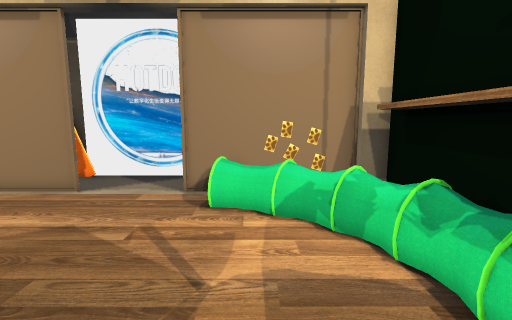
[1] (above)

16 first-person views from a walk through a Unity game level. The camera is 1.4 m above the floor, tilts 8° down and sees 85° across. The floor is counted in squares, 0.5 m on a side. Each view is taken from the middle of a square. On the plan, view 1 faces up. The plan holds only what a view shows up to about 19 squares ahead; the rest is blank. The place goes on beyond the plan.

[2]
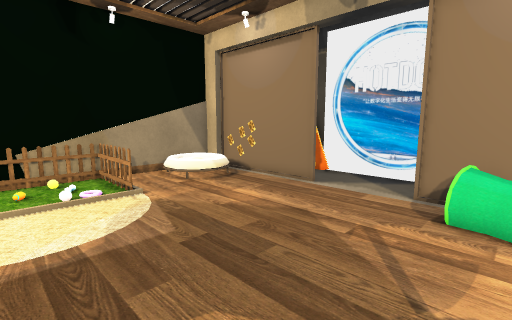

[3]
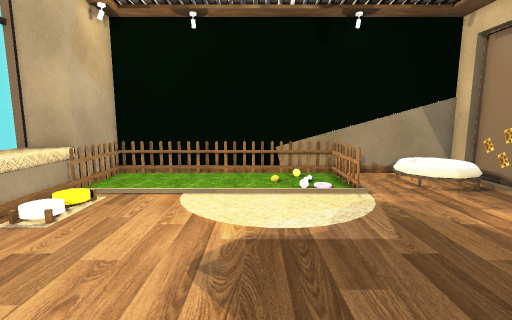

[4]
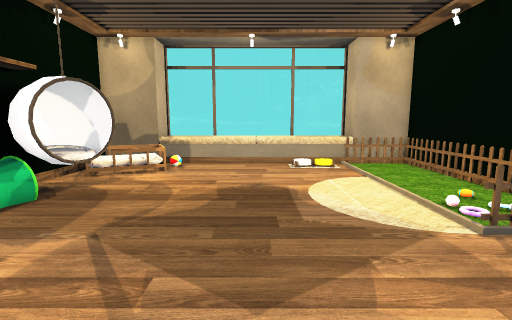

[5]
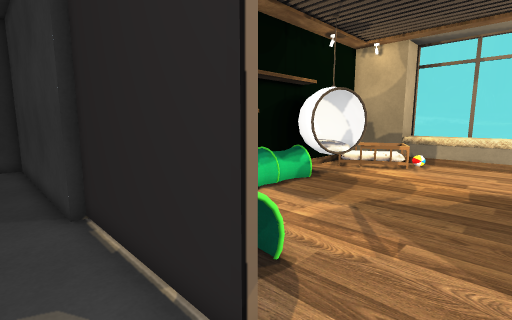

[6]
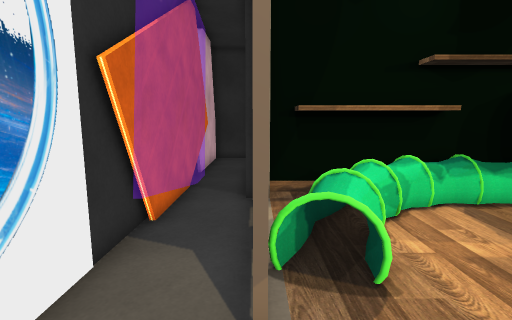

[7]
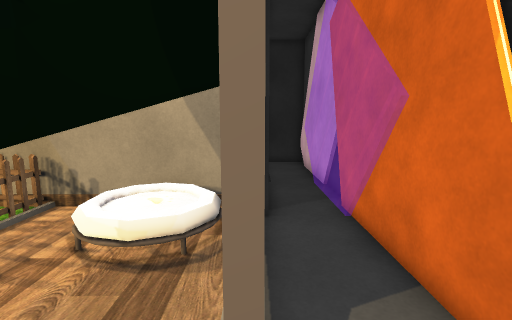

[8]
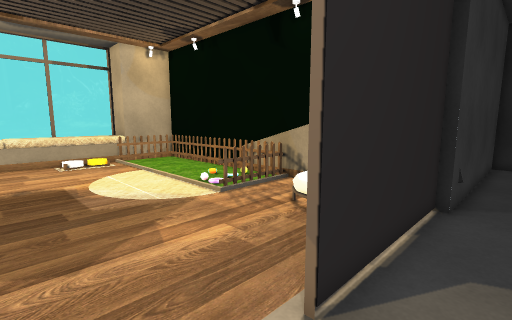

[9]
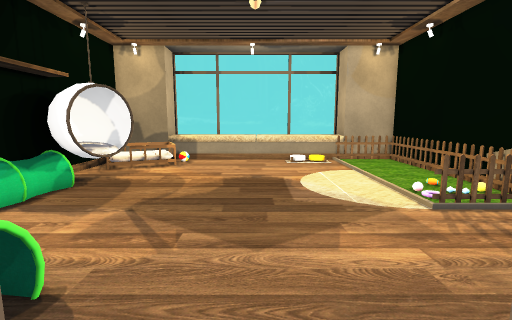

[10]
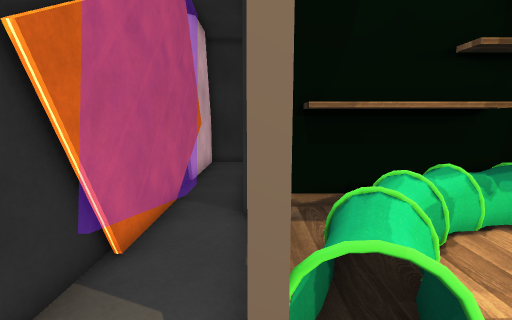

[11]
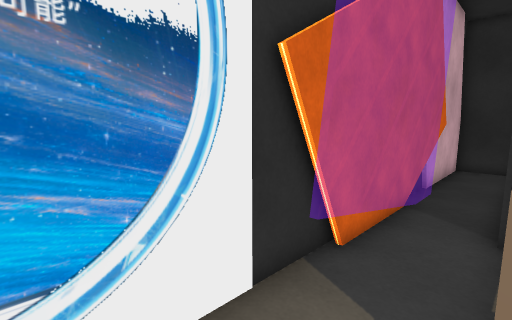

[12]
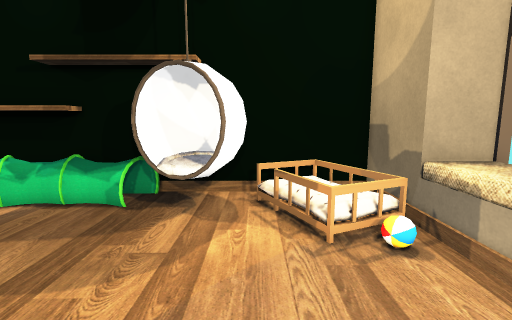

[13]
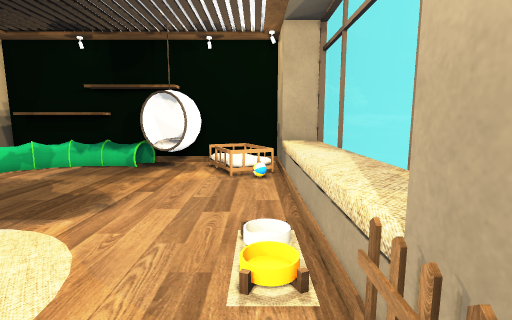

[14]
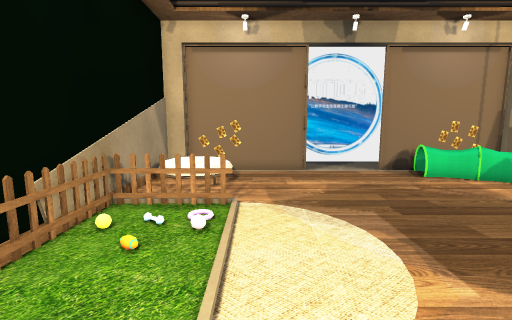

[15]
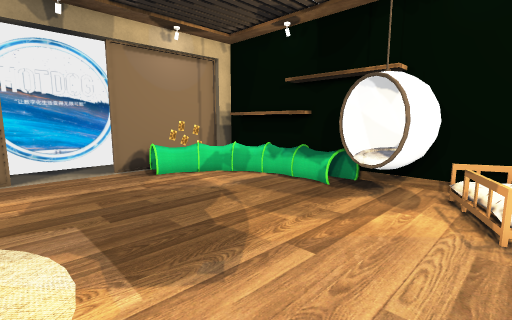

[16]
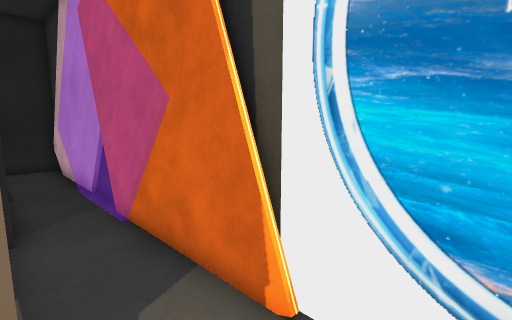

### Floor plan
Key: @ floor where view 1 was taken; # wall or solid block; x gap in a wall; . floor; = window, fence, low wall or low ledge; ^ raised ledge; O other object.
Columns run from 25 left of view 1 to 15 right of it. Each row starts with its distance up from view 1.
 14 ####==========############========#######
 13 #.......................................#
 12 #.......................................#
 11 #############O####.....###O##############
 10           ^===..........=^....#
  9           #^^^=.........^^^=.##
  8           #^^^=..........=^^=##
  7           #^^^.............=^##
  6           #.................^##
  5           #.................=##
  4           #=#x=.............=##
  3           ##................x^#
  2           #=................x^#
  1           #.................###
  0           #..............@.###
 -1           #................=#
 -2           #................###
 -3           #................####
 -4           #...............=^^^#
 -5           #..............=^^^^#
 -6           #..............O^^^^^
 -7           ####=..........^=#^^^
 -8           #   ^^^^^^^^^^^^^   #
 -9              #^^^^^^^^^^^^^#

Positions as (right, up) in squares from view 1, and headings:
1: (0, 0), facing up
2: (0, 0), facing up-left
3: (0, 0), facing left
4: (-5, 11), facing down
5: (-5, 13), facing down-right
6: (-6, 11), facing right
7: (-6, 11), facing left
8: (-4, 13), facing down-left
9: (-5, 13), facing down
10: (-4, 11), facing right
11: (-4, 11), facing up-right
12: (-6, -3), facing right
13: (-14, -6), facing right
14: (-10, -5), facing up
15: (-8, -5), facing up-right
16: (-6, 11), facing up-left
